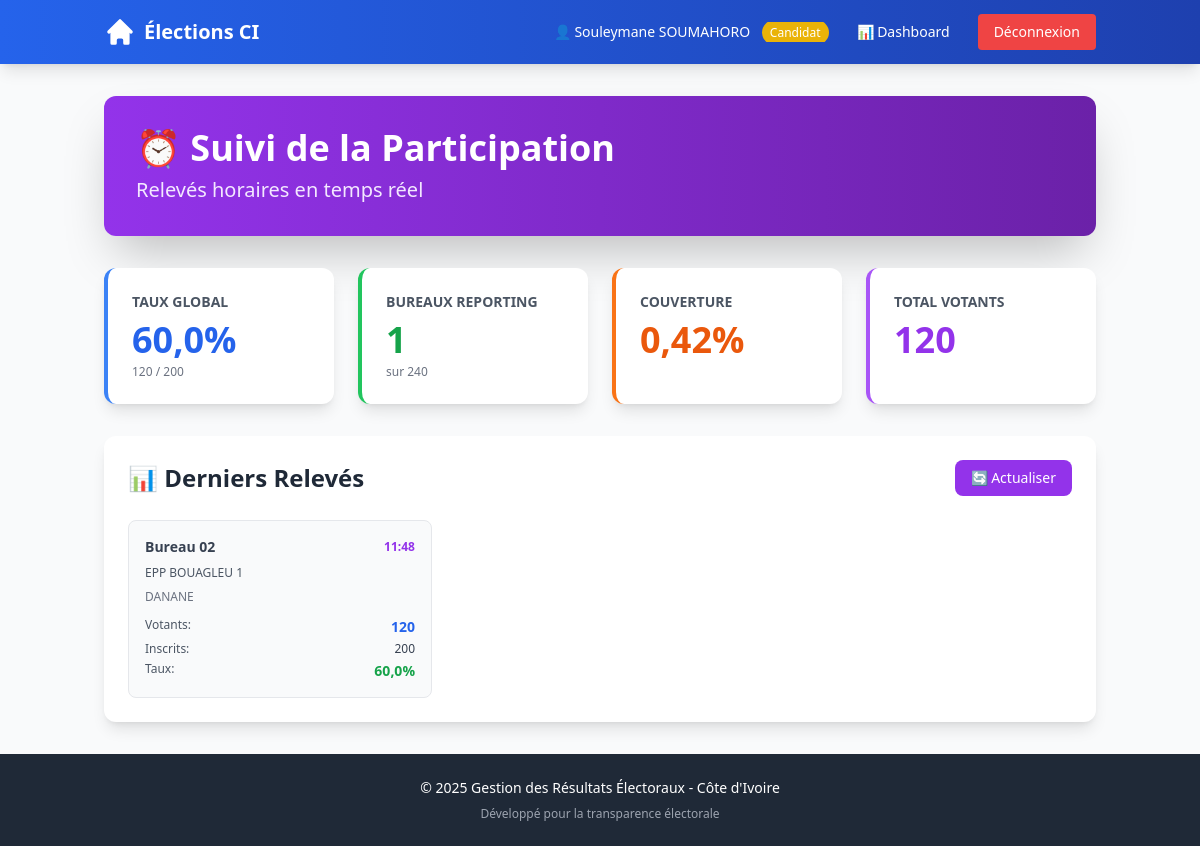
Page /suivi-participation/ (signed in) on the earlier database version.
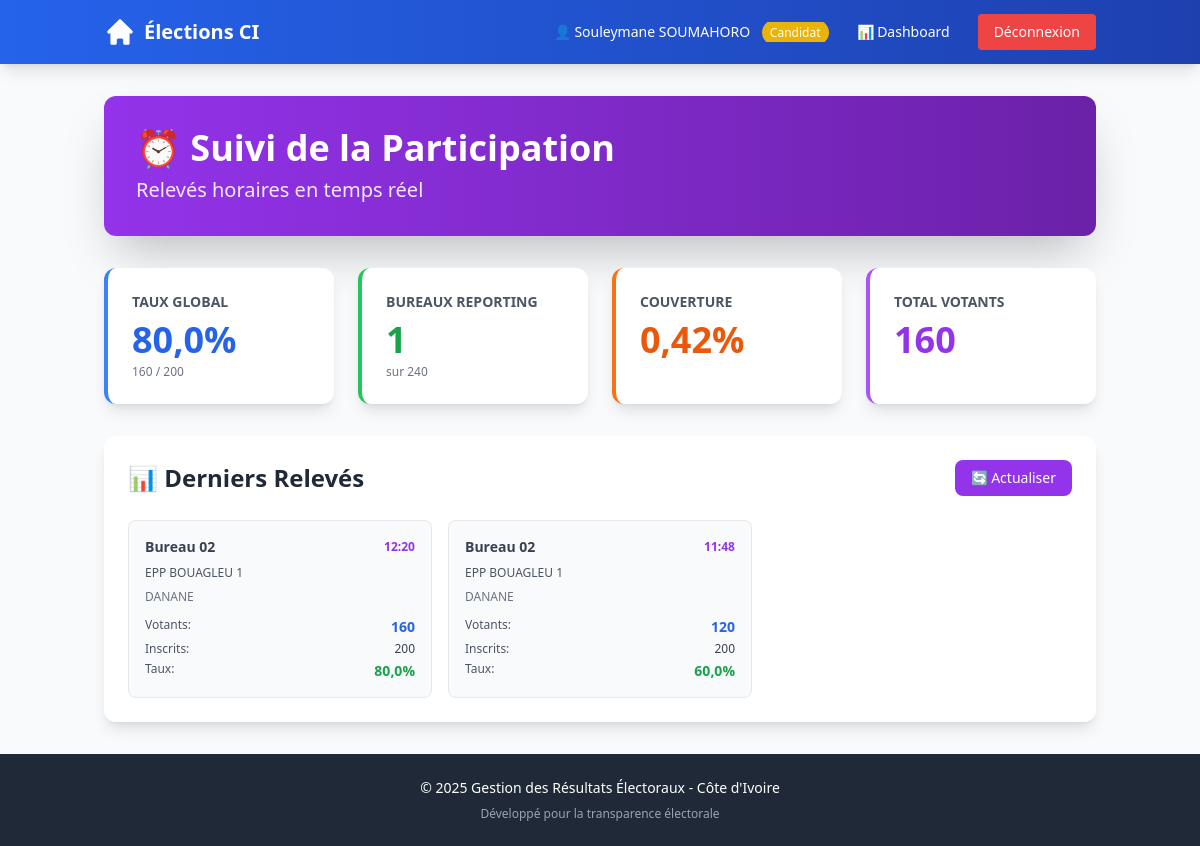
Same page on the later database version.
### myApplication/models.py (models this page shows, shortened)
class User(AbstractUser):
    ROLE_CHOICES = [
        ('candidat', 'Candidat'),
        ('representant', 'Représentant'),
    ]
    role = models.CharField(max_length=20, choices=ROLE_CHOICES)
    telephone = models.CharField(max_length=20, blank=True, null=True)
    parti_politique = models.CharField(max_length=100, blank=True, null=True, help_text="Parti politique (pour les candidats)")
    numero_candidat = models.IntegerField(
        blank=True,
        null=True,
        help_text="Numéro du candidat sur le bulletin de vote"
    )
    bureau_vote = models.ForeignKey(
        BureauVote,
        on_delete=models.SET_NULL,
        null=True,
        blank=True,
        related_name='representants',
        help_text="Bureau de vote affecté (pour les représentants uniquement)"
    )
    class Meta:
        verbose_name = "Utilisateur"
        verbose_name_plural = "Utilisateurs"
        ordering = ['numero_candidat', 'first_name']

class RelevéHoraire(models.Model):
    bureau_vote = models.ForeignKey(
        BureauVote,
        on_delete=models.CASCADE,
        related_name='releves_horaires'
    )
    representant = models.ForeignKey(
        User,
        on_delete=models.SET_NULL,
        null=True,
        related_name='releves_saisis',
        limit_choices_to={'role': 'representant'}
    )
    heure_releve = models.DateTimeField(auto_now_add=True, verbose_name='Heure du relevé')
    nombre_votants = models.IntegerField(
        validators=[MinValueValidator(0)],
        help_text='Nombre de votants à cette heure'
    )
    observations = models.TextField(blank=True, null=True, verbose_name='Observations')
    class Meta:
        verbose_name = 'Relevé horaire'
        verbose_name_plural = 'Relevés horaires'
        ordering = ['-heure_releve']
    def get_taux_participation(self):
        if self.bureau_vote.nombre_inscrits == 0:
            return 0
        return round((self.nombre_votants / self.bureau_vote.nombre_inscrits) * 100, 2)

class BureauVote(models.Model):
    numero = models.CharField(max_length=10)
    centre_vote = models.ForeignKey(CentreVote, on_delete=models.CASCADE, related_name='bureaux')
    nombre_inscrits = models.IntegerField(default=0, validators=[MinValueValidator(0)])
    class Meta:
        verbose_name = "Bureau de vote"
        verbose_name_plural = "Bureaux de vote"
        ordering = ['centre_vote', 'numero']
        unique_together = ['numero', 'centre_vote']

class CentreVote(models.Model):
    nom = models.CharField(max_length=200)
    sous_prefecture = models.ForeignKey(SousPrefecture, on_delete=models.CASCADE, related_name='centres_vote')
    adresse = models.TextField(blank=True, null=True)
    class Meta:
        verbose_name = "Centre de vote"
        verbose_name_plural = "Centres de vote"
        ordering = ['nom']

class SousPrefecture(models.Model):
    nom = models.CharField(max_length=100)
    departement = models.ForeignKey(Departement, on_delete=models.CASCADE, related_name='sous_prefectures')
    class Meta:
        verbose_name = "Sous-préfecture"
        verbose_name_plural = "Sous-préfectures"
        ordering = ['nom']
        unique_together = ['nom', 'departement']

### myApplication/views.py (the view)
# urls.py: path('suivi-participation/', views.suivi_participation, name='suivi_participation'),
@login_required
def suivi_participation(request):
    if request.user.role != 'candidat':
        messages.error(request, 'Accès réservé aux candidats')
        return redirect('home')
    releves = RelevéHoraire.objects.select_related(
        'bureau_vote__centre_vote__sous_prefecture',
        'representant'
    ).order_by('-heure_releve')[:50]  # Les 50 derniers
    dernier_releve_par_bureau = {}
    for releve in RelevéHoraire.objects.select_related('bureau_vote').order_by('bureau_vote', '-heure_releve'):
        if releve.bureau_vote.id not in dernier_releve_par_bureau:
            dernier_releve_par_bureau[releve.bureau_vote.id] = releve
    total_votants = sum(r.nombre_votants for r in dernier_releve_par_bureau.values())
    total_inscrits = sum(r.bureau_vote.nombre_inscrits for r in dernier_releve_par_bureau.values())
    taux_global = (total_votants / total_inscrits * 100) if total_inscrits > 0 else 0
    bureaux_reporting = len(dernier_releve_par_bureau)
    total_bureaux = BureauVote.objects.count()
    taux_couverture = (bureaux_reporting / total_bureaux * 100) if total_bureaux > 0 else 0
    context = {
        'releves': releves,
        'total_votants': total_votants,
        'total_inscrits': total_inscrits,
        'taux_global': round(taux_global, 2),
        'bureaux_reporting': bureaux_reporting,
        'total_bureaux': total_bureaux,
        'taux_couverture': round(taux_couverture, 2)
    }
    return render(request, 'suivi_participation.html', context)

### myApplication/templates/suivi_participation.html (shortened to what this page needs)
{% extends 'base.html' %}
{% block content %}
    <div class="max-w-7xl mx-auto">
        <div class="bg-gradient-to-r from-purple-600 to-purple-800 rounded-xl shadow-2xl p-8 text-white mb-8">
            <h1 class="text-4xl font-bold mb-2">⏰ Suivi de la Participation</h1>
            <p class="text-xl text-purple-100">Relevés horaires en temps réel</p>
        </div>
        <div class="grid grid-cols-1 md:grid-cols-4 gap-6 mb-8">
            <div class="bg-white rounded-xl shadow-lg p-6 border-l-4 border-blue-500">
                <p class="text-gray-600 text-sm font-semibold uppercase">Taux Global</p>
                <p class="text-4xl font-bold text-blue-600 mt-2">{{ taux_global }}%</p>
                <p class="text-xs text-gray-500 mt-1">{{ total_votants }} / {{ total_inscrits }}</p>
            </div>
            <div class="bg-white rounded-xl shadow-lg p-6 border-l-4 border-green-500">
                <p class="text-gray-600 text-sm font-semibold uppercase">Bureaux Reporting</p>
                <p class="text-4xl font-bold text-green-600 mt-2">{{ bureaux_reporting }}</p>
                <p class="text-xs text-gray-500 mt-1">sur {{ total_bureaux }}</p>
            </div>
            <div class="bg-white rounded-xl shadow-lg p-6 border-l-4 border-orange-500">
                <p class="text-gray-600 text-sm font-semibold uppercase">Couverture</p>
                <p class="text-4xl font-bold text-orange-600 mt-2">{{ taux_couverture }}%</p>
            </div>
            <div class="bg-white rounded-xl shadow-lg p-6 border-l-4 border-purple-500">
                <p class="text-gray-600 text-sm font-semibold uppercase">Total Votants</p>
                <p class="text-4xl font-bold text-purple-600 mt-2">{{ total_votants }}</p>
            </div>
        </div>
        <div class="bg-white rounded-xl shadow-lg p-6">
            <div class="flex items-center justify-between mb-6">
                <h2 class="text-2xl font-bold text-gray-800">📊 Derniers Relevés</h2>
                <button onclick="actualiserReleves()" class="bg-purple-600 hover:bg-purple-700 text-white px-4 py-2 rounded-lg transition text-sm">
                    🔄 Actualiser
                </button>
            </div>
            <div id="releves-container" class="grid grid-cols-1 md:grid-cols-2 lg:grid-cols-3 xl:grid-cols-4 gap-4">
                {% for releve in releves %}
                    <div class="bg-gray-50 rounded-lg p-4 border border-gray-200 hover:shadow-md transition">
                        <div class="flex items-center justify-between mb-2">
                            <span class="text-sm font-bold text-gray-700">Bureau {{ releve.bureau_vote.numero }}</span>
                            <span class="text-xs text-purple-600 font-semibold">{{ releve.heure_releve|date:"H:i" }}</span>
                        </div>
                        <p class="text-xs text-gray-600 mb-2">{{ releve.bureau_vote.centre_vote.nom }}</p>
                        <p class="text-xs text-gray-500 mb-3">{{ releve.bureau_vote.centre_vote.sous_prefecture.nom }}</p>
                        <div class="space-y-1">
                            <div class="flex justify-between">
                                <span class="text-xs text-gray-600">Votants:</span>
                                <span class="text-sm font-bold text-blue-600">{{ releve.nombre_votants }}</span>
                            </div>
                            <div class="flex justify-between">
                                <span class="text-xs text-gray-600">Inscrits:</span>
                                <span class="text-xs text-gray-700">{{ releve.bureau_vote.nombre_inscrits }}</span>
                            </div>
                            <div class="flex justify-between">
                                <span class="text-xs text-gray-600">Taux:</span>
                                <span class="text-sm font-semibold text-green-600">{{ releve.get_taux_participation }}%</span>
                            </div>
                        </div>
                    </div>
                {% endfor %}
            </div>
        </div>
    </div>
{% endblock %}

### myApplication/templates/base.html (shortened to what this page needs)
<!DOCTYPE html>
<html lang="fr">
<head>
    <script src="https://cdn.tailwindcss.com"></script>
</head>
<body class="bg-gray-50 min-h-screen flex flex-col">
    <nav class="bg-gradient-to-r from-blue-600 to-blue-800 text-white shadow-lg sticky top-0 z-50">
        <div class="container mx-auto px-2 sm:px-4">
            <div class="flex items-center justify-between h-14 sm:h-16">
                <div class="flex items-center space-x-2 sm:space-x-4">
                    <a href="{% url 'home' %}" class="flex items-center space-x-1 sm:space-x-2 hover:opacity-80 transition">
                        <svg class="w-6 h-6 sm:w-8 sm:h-8" fill="currentColor" viewBox="0 0 20 20">
                            <path d="M10.707 2.293a1 1 0 00-1.414 0l-7 7a1 1 0 001.414 1.414L4 10.414V17a1 1 0 001 1h2a1 1 0 001-1v-2a1 1 0 011-1h2a1 1 0 011 1v2a1 1 0 001 1h2a1 1 0 001-1v-6.586l.293.293a1 1 0 001.414-1.414l-7-7z"/>
                        </svg>
                        <span class="text-base sm:text-xl font-bold hidden xs:inline">Élections CI</span>
                    </a>
                </div>
                <div class="hidden md:flex items-center space-x-2 lg:space-x-4">
                    {% if user.is_authenticated %}
                        <span class="text-xs lg:text-sm truncate max-w-[150px] lg:max-w-none">
                            👤 {{ user.get_full_name }}
                            {% if user.role == 'candidat' %}
                                <span class="ml-1 lg:ml-2 px-1.5 lg:px-2 py-0.5 lg:py-1 bg-yellow-500 text-xs rounded-full">Candidat</span>
                            {% elif user.role == 'representant' %}
                                <span class="ml-1 lg:ml-2 px-1.5 lg:px-2 py-0.5 lg:py-1 bg-green-500 text-xs rounded-full">Représentant</span>
                            {% endif %}
                        </span>
                        {% if user.role == 'candidat' %}
                            <a href="{% url 'dashboard_general' %}" class="hover:bg-blue-700 px-2 lg:px-3 py-1.5 lg:py-2 rounded transition text-xs lg:text-sm">
                                📊 Dashboard
                            </a>
                        {% elif user.role == 'representant' %}
                            <a href="{% url 'saisie_resultat' %}" class="hover:bg-blue-700 px-2 lg:px-3 py-1.5 lg:py-2 rounded transition text-xs lg:text-sm">
                                ✍️ Saisie
                            </a>
                        {% endif %}
                        <a href="{% url 'logout' %}" class="bg-red-500 hover:bg-red-600 px-2 lg:px-4 py-1.5 lg:py-2 rounded transition text-xs lg:text-sm">
                            Déconnexion
                        </a>
                    {% else %}
                        <a href="{% url 'login' %}" class="bg-white text-blue-600 hover:bg-gray-100 px-4 lg:px-6 py-1.5 lg:py-2 rounded-lg font-semibold transition text-xs lg:text-sm">
                            Se connecter
                        </a>
                    {% endif %}
                </div>
            </div>
        </div>
    </nav>
    <main class="flex-grow container mx-auto px-2 sm:px-4 py-4 sm:py-8">
        {% block content %}{% endblock %}
    </main>
    <footer class="bg-gray-800 text-white mt-auto">
        <div class="container mx-auto px-2 sm:px-4 py-4 sm:py-6">
            <div class="text-center">
                <p class="text-xs sm:text-sm">
                    © 2025 Gestion des Résultats Électoraux - Côte d'Ivoire
                </p>
                <p class="text-xs text-gray-400 mt-1 sm:mt-2">
                    Développé pour la transparence électorale
                </p>
            </div>
        </div>
    </footer>
</body>
</html>

Differences in the rows shown:
added RelevéHoraire: bureau_vote.numero "02", heure_releve "12:20", bureau_vote.centre_vote.nom "EPP BOUAGLEU 1", bureau_vote.centre_vote.sous_prefecture.nom "DANANE", nombre_votants "160", bureau_vote.nombre_inscrits "200", get_taux_participation "80,0"
Other differences:
{{ taux_global }}: "60,0" → "80,0"
{{ total_votants }}: "120" → "160"
